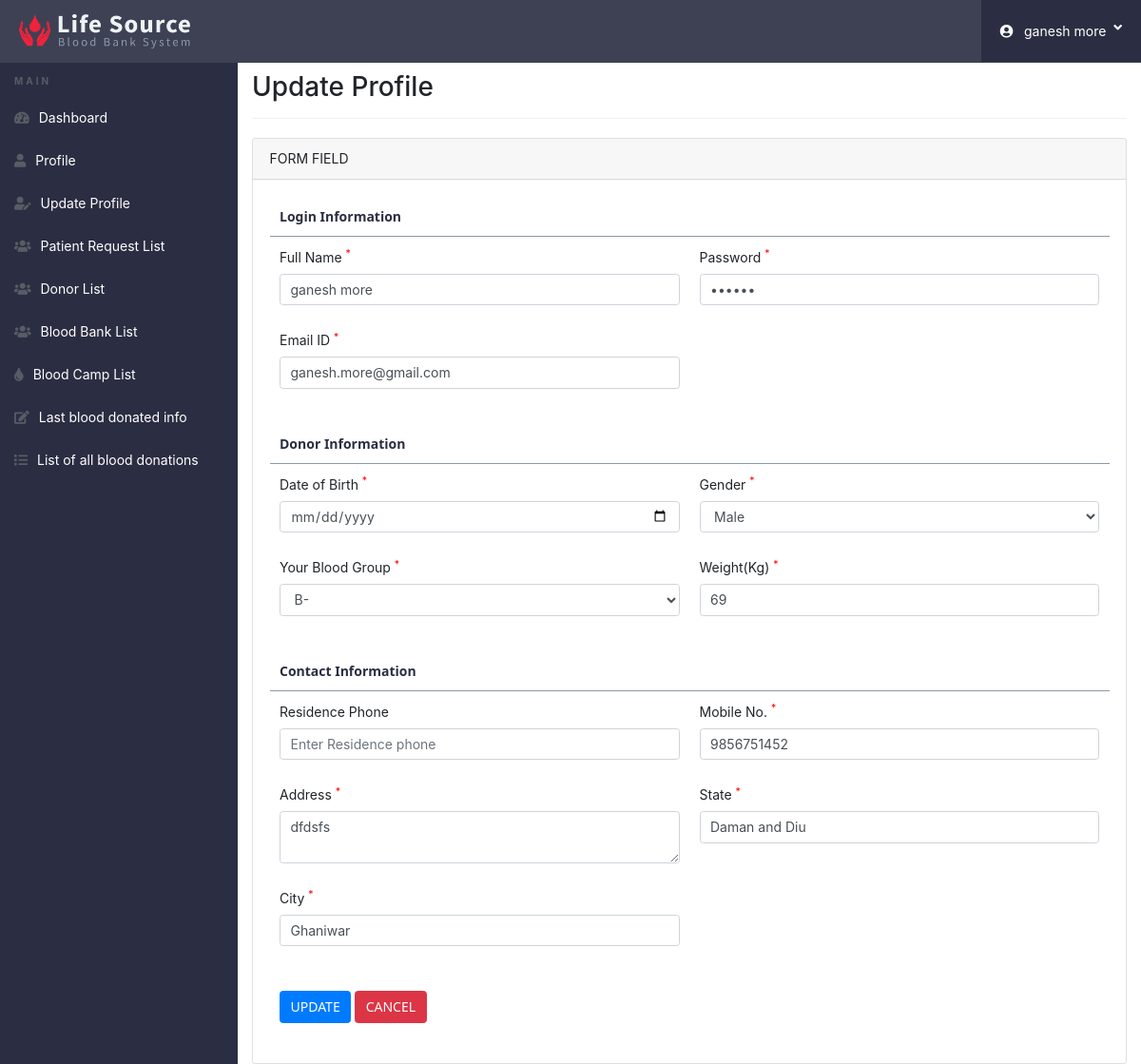
/donor_dashboard/update-profile.php (signed in), run on the app's committed database.
### tables this page shows
CREATE TABLE IF NOT EXISTS `register` (
  `ID` int(255) NOT NULL AUTO_INCREMENT,
  `name` varchar(255) NOT NULL,
  `password` varchar(255) NOT NULL,
  `email` varchar(255) NOT NULL,
  `birth` varchar(255) NOT NULL,
  `age` varchar(11) NOT NULL,
  `gender` varchar(6) NOT NULL,
  `bgroup` varchar(3) NOT NULL,
  `weight` int(11) NOT NULL,
  `phone` varchar(10) DEFAULT NULL,
  `mobile` varchar(10) NOT NULL,
  `address` varchar(255) NOT NULL,
  `State` varchar(255) NOT NULL,
  `city` varchar(255) NOT NULL,
  `donated_date` varchar(255) DEFAULT NULL,
  `date` timestamp NULL DEFAULT CURRENT_TIMESTAMP,
  `user` varchar(255) NOT NULL,
  `status` int(11) NOT NULL,
  PRIMARY KEY (`ID`)
);

### donor_dashboard/update-profile.php (the view, shortened to what this page needs)
<?php
if(strlen($_SESSION['did'] AND $_SESSION['dname'])==0)
	{
header('location:../login.php');
}
else{
?>
<!DOCTYPE html>
<html lang="en">
  <head>
		<link href="../css/all.css" rel="stylesheet">
  	<link rel="stylesheet" href="css/bootstrap.min.css">
  	<link rel="stylesheet" href="https://cdn.datatables.net/1.10.20/css/dataTables.bootstrap4.min.css">
    <link rel="stylesheet" href="https://cdn.datatables.net/1.10.20/css/jquery.dataTables.min.css">
  	<link rel="stylesheet" href="https://cdnjs.cloudflare.com/ajax/libs/bootstrap-social/5.1.1/bootstrap-social.css">
  	<link rel="stylesheet" href="https://cdnjs.cloudflare.com/ajax/libs/bootstrap-select/1.13.12/css/bootstrap-select.min.css">
  	<link rel="stylesheet" href="https://cdnjs.cloudflare.com/ajax/libs/bootstrap-fileinput/5.0.8/css/fileinput.min.css">
  	<link rel="stylesheet" href="https://cdnjs.cloudflare.com/ajax/libs/awesome-bootstrap-checkbox/1.0.2/awesome-bootstrap-checkbox.css">
  	<link rel="stylesheet" href="css/style_dashboard.css">
  </head>
  <body>
    <?php include('include/header.php');?>
  	<div class="ts-main-content">
  	<?php include('include/leftbar.php');?>
  		<div class="content-wrapper">
  			<div class="container-fluid">
  				<div class="row">
  					<div class="col-md-12">
  						<h2 class="page-title">Update Profile</h2>
  						<div class="row">
  							<div class="col-md-12">
  								<div class="card">
										<div class="card-header">
                      FORM FIELD
                    </div>
  									<div class="card-body">
                      <form name="update_register" onsubmit="return Validate_uregister()" action="<?php echo $_SERVER['PHP_SELF']; ?>" method="POST">
                        <div class="table-responsive">
													<?php
		                      if (isset($_SESSION['did'])) {
		                        $id = $_SESSION['did'];
		                        $query = "SELECT * from register WHERE ID='$id' ";
		                        $query_run = mysqli_query($conn,$query);
														foreach ($query_run as $row) {
		                      ?>
                        <table class="table table-borderless">
                          <thead>
                            <tr class="tablehead">
                              <th>Login Information</th>
                              <th></th>
                            </tr>
                          </thead>
                          <tbody>
                            <tr>
                              <td class="form-group forminput" width="50%">
                              <label for="name">Full Name <sup>*</sup>
                              </label><br />
                              <input type="text" class="form-control" name="name" value="<?php echo $row['name']; ?>" placeholder="Enter full name" />
                              <div id="name_error" class="error_label"></div>
                              </td>
                              <td class="form-group forminput" width="50%">
                              <label for="password">Password <sup>*</sup>
                              </label><br />
                              <input type="password" id="password" class="form-control" name="password" value="<?php echo $row['password']; ?>" placeholder="Enter password" />
                              <div id="password_error" class="error_label"></div>
                              </td>
                            </tr>
                            <tr>
                              <td class="form-group forminput">
                                <label for="email">Email ID <sup>*</sup>
                                </label><br />
                                <input type="text" id="email" class="form-control" name="email" value="<?php echo $row['email']; ?>" placeholder="Enter Email ID" />
                                <div id="email_error" class="error_label"></div>
                              </td>
                            </tr>
                            <tr>
                              <td></td>
                              <td></td>
                            </tr>
                          </tbody>
                            <thead>
                              <tr class="tablehead">
                                <th>Donor Information</th>
                                <th></th>
                              </tr>
                            </thead>
                            <tbody>
                              <tr>
                                <td class="form-group forminput">
                                <label for="birth">Date of Birth <sup>*</sup>
                                </label><br />
                                <input type="date" id="birth" class="form-control" name="birth" value="<?php echo $row['birth']; ?>" placeholder="Enter Date of birth" required />
                                </td>
                                <td class="form-group forminput">
                                <label for="gender">Gender <sup>*</sup>
                                </label><br />
																<select class="form-control" id="gender" name="gender">
																	<option value="<?php echo $row['gender']; ?>"><?php echo $row['gender']; ?></option>
																</select>
																	<div id="gender_error" class="error_label"></div>
                              <tr>
                                <td class="form-group forminput">
                                  <label for="bloodgroup">Your Blood Group <sup>*</sup>
                                  </label><br />
                                  <select class="form-control" id="bgroup" name="bgroup">
                                    <option value="<?php echo $row['bgroup']; ?>"><?php echo $row['bgroup']; ?></option>
                                  </select>
                                  <div id="bgroup_error" class="error_label"></div>
                                </td>
                                <td class="form-group forminput">
                                  <label for="weight">Weight(Kg) <sup>*</sup>
                                  </label><br />
                                  <input type="text" class="form-control" id="weight" name="weight" value="<?php echo $row['weight']; ?>" placeholder="Enter Weight"/>
                                  <div id="weight_error" class="error_label"></div>
                                </td>
                              </tr>
                              <tr>
                                <td></td>
                                <td></td>
                              </tr>
                            </tbody>
                            <thead>
                              <tr class="tablehead">
                                <th>Contact Information</th>
                                <th></th>
                              </tr>
                            </thead>
                            <tbody>
                              <tr>
                                <td class="form-group forminput">
                                <label for="phone">Residence Phone
                                </label><br />
                                <input type="text" id="phone" class="form-control" name="phone" value="<?php echo $row['phone']; ?>" placeholder="Enter Residence phone" />
                                <div id="phone_error" class="error_label"></div>
                                </td>
                                <td class="form-group forminput">
                                <label for="mobile">Mobile No. <sup>*</sup>
                                </label><br />
                                <input type="text" id="mobile" class="form-control" name="mobile" value="<?php echo $row['mobile']; ?>" placeholder="Enter mobile no." />
                                <div id="mobile_error" class="error_label"></div>
                                </td>
                              </tr>
                              <tr>
                                <td class="form-group forminput">
                                <label for="address">Address <sup>*</sup>
                                </label><br />
                                <textarea id="address" class="form-control" name="address" placeholder="Enter Address"><?php echo $row['address']; ?>
                                </textarea>
                                <div id="address_error" class="error_label"></div>
                                </td>
                                <td class="form-group forminput">
                                  <label for="state">State <sup>*</sup>
                                  </label><br />
                                  <input type="text" name="state" id="state" class="form-control" value="<?php echo $row['State']; ?>" placeholder="Enter State"/>
                                <div id="state_error" class="error_label"></div>
                                </td>
                              </tr>
                              <tr>
                                <td class="form-group forminput">
                                  <label for="city">City <sup>*</sup>
                                  </label><br />
                                  <input type="text" name="city" class="form-control" id="city" value="<?php echo $row['city']; ?>" placeholder="Enter City"/>
                                  <div id="city_error" class="error_label"></div>
                                </td>
                                <td></td>
                              </tr>
                              <tr>
                                <td></td>
                                <td></td>
                              </tr>
                              <tr>
                                <td class="form-group forminput">
                                  <button type="submit" name="submit" id="submit" class="btn btn-primary">
                                    UPDATE
                                  </button>
                                  <a href="update-profile.php" class="btn btn-danger">CANCEL</a>
                                </td>
                                <td></td>
                              </tr>
                            </tbody>
                        </table>
                        <?php
                          }
                        }
                        ?>
                      </div>
										</form>
                    </div>
                  </div>
                </div>
              </div>
            </div>
          </div>
        </div>
      </div>
    </div>
  </body>
</html>
<?php } ?>

### donor_dashboard/css/style_dashboard.css (style rules this page uses)
html { font-size: 14px; }
@media only screen and (min-width: 480px) { html { font-size: 17px; } }
@media only screen and (min-width: 320px) { html { font-size: 12px; } }
@media only screen and (min-width: 768px) { html { font-size: 14px; } }
body { font-size: 1em; }
a { color: #37a6c4; }
.btn { font-family: 'Segoe UI'; }
.btn { text-transform: none; }
.page-title { padding-bottom: 15px; margin-bottom: 20px; border-bottom: 1px solid #f0f0f0; }
.ts-main-content .content-wrapper { padding-top: 15px; margin-top: 60px; }
@media only screen and (min-width: 992px) { .ts-main-content .content-wrapper { margin-left: 250px; } }

### donor_dashboard/update-profile.php (style rules this page uses)
.tablehead { font-family: 'Segoe UI'; border-bottom: 1px solid; border-color: #8c98ad; color: #2b2e42; text-align: left; }
sup { color : red; }
.forminput label { text-align: left; }
.error_label { padding-top: 5px; color : red; }
.forminput { text-align: left; }

### data on the page
register: name "ganesh more", email "ganesh.more@gmail.com", gender "Male", bgroup "B-", weight "69", mobile "9856751452", address "dfdsfs", state "Daman and Diu", city "Ghaniwar"

### other printed values
$_SESSION['dname'] "ganesh more"
